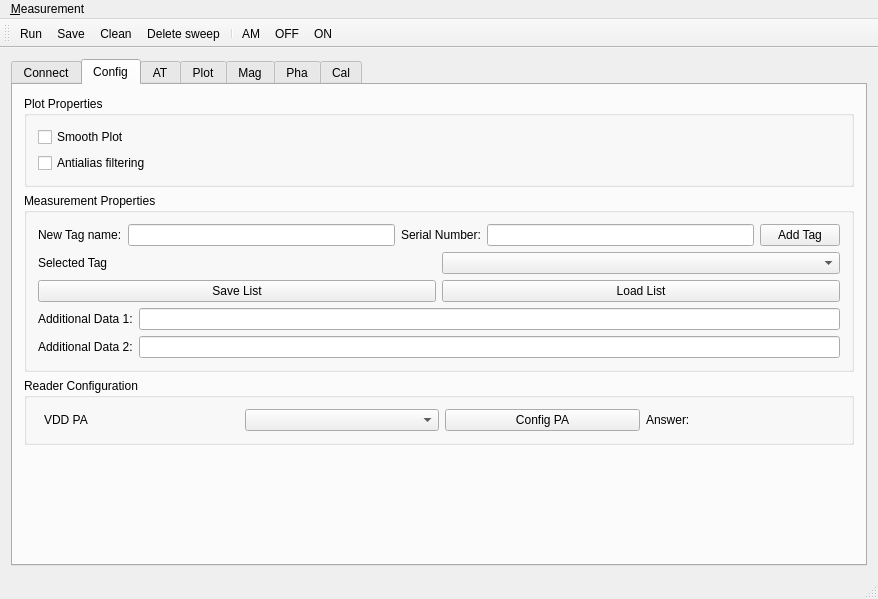
<?xml version="1.0" encoding="UTF-8"?>
<ui version="4.0">
 <class>MainWindow</class>
 <widget class="QMainWindow" name="MainWindow">
  <property name="geometry">
   <rect>
    <x>0</x>
    <y>0</y>
    <width>878</width>
    <height>599</height>
   </rect>
  </property>
  <property name="windowTitle">
   <string>Nanonets2Sense</string>
  </property>
  <widget class="QWidget" name="centralWidget">
   <layout class="QGridLayout" name="gridLayout">
    <item row="0" column="0">
     <layout class="QVBoxLayout" name="verticalLayout">
      <item>
       <widget class="QTabWidget" name="tabWidget">
        <property name="currentIndex">
         <number>1</number>
        </property>
        <widget class="QWidget" name="Connect">
         <attribute name="title">
          <string>Connect</string>
         </attribute>
         <layout class="QGridLayout" name="gridLayout_3">
          <item row="0" column="0">
           <widget class="QGroupBox" name="groupBoxWirelessInterface">
            <property name="title">
             <string>Wireless interface:</string>
            </property>
            <layout class="QGridLayout" name="gridLayout_2">
             <item row="0" column="0">
              <layout class="QGridLayout" name="gridLayout_4">
               <item row="1" column="0">
                <widget class="QPushButton" name="pushButtonBTdiscoverDevices">
                 <property name="text">
                  <string>Discover BT</string>
                 </property>
                </widget>
               </item>
               <item row="0" column="2">
                <widget class="QRadioButton" name="radioButtonWiFi">
                 <property name="text">
                  <string>WiFi</string>
                 </property>
                </widget>
               </item>
               <item row="3" column="0">
                <widget class="QLabel" name="labelBTstatus">
                 <property name="text">
                  <string>Status:</string>
                 </property>
                </widget>
               </item>
               <item row="0" column="0">
                <widget class="QRadioButton" name="radioButtonBT">
                 <property name="text">
                  <string>Bluetooth</string>
                 </property>
                 <property name="checked">
                  <bool>true</bool>
                 </property>
                </widget>
               </item>
               <item row="2" column="0">
                <widget class="QComboBox" name="comboBoxBTdevices"/>
               </item>
               <item row="5" column="0">
                <widget class="QPushButton" name="pushButtonBTconnect">
                 <property name="text">
                  <string>Connect BT</string>
                 </property>
                </widget>
               </item>
               <item row="1" column="2">
                <layout class="QHBoxLayout" name="horizontalLayout_3">
                 <item>
                  <widget class="QLabel" name="label">
                   <property name="text">
                    <string>IP Address:</string>
                   </property>
                  </widget>
                 </item>
                 <item>
                  <widget class="QLineEdit" name="lineEditWiFiAddress">
                   <property name="sizePolicy">
                    <sizepolicy hsizetype="Preferred" vsizetype="Fixed">
                     <horstretch>0</horstretch>
                     <verstretch>0</verstretch>
                    </sizepolicy>
                   </property>
                  </widget>
                 </item>
                </layout>
               </item>
               <item row="5" column="2">
                <widget class="QPushButton" name="pushButtonWiFiConnect">
                 <property name="text">
                  <string>Connect WiFi</string>
                 </property>
                </widget>
               </item>
               <item row="3" column="2">
                <widget class="QLabel" name="labelWiFiStatus">
                 <property name="text">
                  <string>Status:</string>
                 </property>
                </widget>
               </item>
               <item row="2" column="2">
                <layout class="QHBoxLayout" name="horizontalLayout_4">
                 <item>
                  <widget class="QLabel" name="labelWiFiPort">
                   <property name="text">
                    <string>Port:</string>
                   </property>
                  </widget>
                 </item>
                 <item>
                  <widget class="QLineEdit" name="lineEditWiFiPort">
                   <property name="sizePolicy">
                    <sizepolicy hsizetype="Minimum" vsizetype="Fixed">
                     <horstretch>0</horstretch>
                     <verstretch>0</verstretch>
                    </sizepolicy>
                   </property>
                  </widget>
                 </item>
                </layout>
               </item>
               <item row="6" column="2">
                <widget class="QPushButton" name="pushButtonWiFiDisconnect">
                 <property name="text">
                  <string>Disconnect WiFi</string>
                 </property>
                </widget>
               </item>
               <item row="6" column="0">
                <widget class="QPushButton" name="pushButtonBTdisconnect">
                 <property name="text">
                  <string>Disconnect BT</string>
                 </property>
                </widget>
               </item>
              </layout>
             </item>
            </layout>
           </widget>
          </item>
         </layout>
        </widget>
        <widget class="QWidget" name="tab_3">
         <attribute name="title">
          <string>Config</string>
         </attribute>
         <layout class="QGridLayout" name="gridLayout_7">
          <item row="0" column="0">
           <layout class="QVBoxLayout" name="verticalLayout_4">
            <item>
             <widget class="QGroupBox" name="groupBox">
              <property name="title">
               <string>Plot Properties</string>
              </property>
              <layout class="QGridLayout" name="gridLayout_9">
               <item row="0" column="0">
                <widget class="QCheckBox" name="checkBoxConfigSmoothPlot">
                 <property name="text">
                  <string>Smooth Plot</string>
                 </property>
                </widget>
               </item>
               <item row="1" column="0">
                <widget class="QCheckBox" name="checkBoxConfigAntialias">
                 <property name="text">
                  <string>Antialias filtering</string>
                 </property>
                </widget>
               </item>
              </layout>
             </widget>
            </item>
            <item>
             <widget class="QGroupBox" name="groupBox_2">
              <property name="title">
               <string>Measurement Properties</string>
              </property>
              <layout class="QGridLayout" name="gridLayout_10">
               <item row="9" column="0">
                <layout class="QHBoxLayout" name="horizontalLayout_9">
                 <item>
                  <widget class="QLabel" name="label_11">
                   <property name="text">
                    <string>Additional Data 2:</string>
                   </property>
                  </widget>
                 </item>
                 <item>
                  <widget class="QLineEdit" name="lineEditAdditionalData2"/>
                 </item>
                </layout>
               </item>
               <item row="3" column="0">
                <layout class="QHBoxLayout" name="horizontalLayout_10">
                 <item>
                  <widget class="QLabel" name="label_9">
                   <property name="text">
                    <string>Additional Data 1:</string>
                   </property>
                  </widget>
                 </item>
                 <item>
                  <widget class="QLineEdit" name="lineEditAdditionalData1"/>
                 </item>
                </layout>
               </item>
               <item row="1" column="0">
                <layout class="QHBoxLayout" name="horizontalLayout_8">
                 <item>
                  <widget class="QLabel" name="label_8">
                   <property name="text">
                    <string>Selected Tag</string>
                   </property>
                  </widget>
                 </item>
                 <item>
                  <widget class="QComboBox" name="comboBoxTagSelect"/>
                 </item>
                </layout>
               </item>
               <item row="0" column="0">
                <layout class="QHBoxLayout" name="horizontalLayout_6">
                 <item>
                  <widget class="QLabel" name="label_7">
                   <property name="text">
                    <string>New Tag name:</string>
                   </property>
                  </widget>
                 </item>
                 <item>
                  <widget class="QLineEdit" name="lineEditTagName"/>
                 </item>
                 <item>
                  <widget class="QLabel" name="label_12">
                   <property name="text">
                    <string>Serial Number:</string>
                   </property>
                  </widget>
                 </item>
                 <item>
                  <widget class="QLineEdit" name="lineEditSerialNumber"/>
                 </item>
                 <item>
                  <widget class="QPushButton" name="pushButtonAddTag">
                   <property name="text">
                    <string>Add Tag</string>
                   </property>
                  </widget>
                 </item>
                </layout>
               </item>
               <item row="2" column="0">
                <layout class="QHBoxLayout" name="horizontalLayout_7">
                 <item>
                  <widget class="QPushButton" name="pushButtonSaveTag">
                   <property name="text">
                    <string>Save List</string>
                   </property>
                  </widget>
                 </item>
                 <item>
                  <widget class="QPushButton" name="pushButtonLoadTag">
                   <property name="text">
                    <string>Load List</string>
                   </property>
                  </widget>
                 </item>
                </layout>
               </item>
              </layout>
             </widget>
            </item>
            <item>
             <widget class="QGroupBox" name="groupBox_3">
              <property name="title">
               <string>Reader Configuration</string>
              </property>
              <layout class="QFormLayout" name="formLayout">
               <item row="1" column="1">
                <layout class="QHBoxLayout" name="horizontalLayout_11">
                 <item>
                  <widget class="QLabel" name="label_10">
                   <property name="text">
                    <string>VDD PA</string>
                   </property>
                  </widget>
                 </item>
                 <item>
                  <widget class="QComboBox" name="comboBoxPA_config"/>
                 </item>
                 <item>
                  <widget class="QPushButton" name="pushButtonPA_Config">
                   <property name="text">
                    <string>Config PA</string>
                   </property>
                  </widget>
                 </item>
                 <item>
                  <widget class="QLabel" name="label_PA_Config">
                   <property name="text">
                    <string>Answer: </string>
                   </property>
                  </widget>
                 </item>
                </layout>
               </item>
              </layout>
             </widget>
            </item>
            <item>
             <spacer name="verticalSpacer">
              <property name="orientation">
               <enum>Qt::Vertical</enum>
              </property>
              <property name="sizeHint" stdset="0">
               <size>
                <width>20</width>
                <height>40</height>
               </size>
              </property>
             </spacer>
            </item>
           </layout>
          </item>
         </layout>
        </widget>
        <widget class="QWidget" name="tab_2">
         <attribute name="title">
          <string>AT</string>
         </attribute>
         <layout class="QGridLayout" name="gridLayout_5">
          <item row="0" column="0">
           <layout class="QVBoxLayout" name="verticalLayout_2">
            <item>
             <layout class="QHBoxLayout" name="horizontalLayout">
              <item>
               <widget class="QLineEdit" name="lineEditAT"/>
              </item>
              <item>
               <widget class="QPushButton" name="pushButtonATSend">
                <property name="text">
                 <string>Send</string>
                </property>
               </widget>
              </item>
             </layout>
            </item>
           </layout>
          </item>
          <item row="1" column="0">
           <widget class="QPlainTextEdit" name="plainTextEditAT"/>
          </item>
         </layout>
        </widget>
        <widget class="QWidget" name="tab">
         <attribute name="title">
          <string>Plot</string>
         </attribute>
         <layout class="QGridLayout" name="gridLayout_6">
          <item row="0" column="0">
           <layout class="QVBoxLayout" name="verticalLayout_3">
            <item>
             <layout class="QHBoxLayout" name="horizontalLayout_2"/>
            </item>
           </layout>
          </item>
         </layout>
        </widget>
        <widget class="QWidget" name="tab_4">
         <attribute name="title">
          <string>Mag</string>
         </attribute>
         <layout class="QGridLayout" name="gridLayout_11">
          <item row="0" column="0">
           <layout class="QVBoxLayout" name="verticalLayout_6">
            <item>
             <widget class="QLabel" name="label_2">
              <property name="text">
               <string>Magnitude Measurements</string>
              </property>
             </widget>
            </item>
            <item>
             <widget class="QTableView" name="tableViewMag"/>
            </item>
            <item>
             <widget class="QLabel" name="label_3">
              <property name="text">
               <string>Average and Standard deviation (%)</string>
              </property>
             </widget>
            </item>
            <item>
             <widget class="QTableView" name="tableViewMagStat">
              <property name="sizePolicy">
               <sizepolicy hsizetype="Expanding" vsizetype="Expanding">
                <horstretch>0</horstretch>
                <verstretch>0</verstretch>
               </sizepolicy>
              </property>
              <property name="baseSize">
               <size>
                <width>0</width>
                <height>0</height>
               </size>
              </property>
             </widget>
            </item>
           </layout>
          </item>
         </layout>
        </widget>
        <widget class="QWidget" name="tab_5">
         <attribute name="title">
          <string>Pha</string>
         </attribute>
         <layout class="QGridLayout" name="gridLayout_12">
          <item row="0" column="0">
           <layout class="QVBoxLayout" name="verticalLayout_7">
            <item>
             <widget class="QLabel" name="label_4">
              <property name="text">
               <string>Phase Measurements</string>
              </property>
             </widget>
            </item>
            <item>
             <widget class="QTableView" name="tableViewPha"/>
            </item>
            <item>
             <widget class="QLabel" name="label_5">
              <property name="text">
               <string>Average and Standard deviation (degree)</string>
              </property>
             </widget>
            </item>
            <item>
             <widget class="QTableView" name="tableViewPhaStat"/>
            </item>
           </layout>
          </item>
         </layout>
        </widget>
        <widget class="QWidget" name="tab_6">
         <attribute name="title">
          <string>Cal</string>
         </attribute>
         <layout class="QGridLayout" name="gridLayout_8">
          <item row="1" column="0">
           <widget class="QTableView" name="tableViewCalibration"/>
          </item>
          <item row="0" column="0">
           <layout class="QVBoxLayout" name="verticalLayout_5">
            <item>
             <widget class="QCheckBox" name="checkBoxGainCalibration">
              <property name="text">
               <string>Enable Gain calibration</string>
              </property>
             </widget>
            </item>
            <item>
             <widget class="QLabel" name="label_6">
              <property name="text">
               <string>Calibration table for 1 kOhm reference</string>
              </property>
             </widget>
            </item>
            <item>
             <layout class="QHBoxLayout" name="horizontalLayout_5">
              <item>
               <widget class="QPushButton" name="pushButtonGenerateCalibration">
                <property name="text">
                 <string>Generate Calibration coeff.</string>
                </property>
               </widget>
              </item>
              <item>
               <widget class="QPushButton" name="pushButtonOpenCalFile">
                <property name="text">
                 <string>Open Cal. File</string>
                </property>
               </widget>
              </item>
              <item>
               <widget class="QPushButton" name="pushButtonSaveCalFile">
                <property name="text">
                 <string>Save Cal. File</string>
                </property>
               </widget>
              </item>
             </layout>
            </item>
           </layout>
          </item>
         </layout>
        </widget>
       </widget>
      </item>
     </layout>
    </item>
   </layout>
  </widget>
  <widget class="QMenuBar" name="menuBar">
   <property name="geometry">
    <rect>
     <x>0</x>
     <y>0</y>
     <width>878</width>
     <height>22</height>
    </rect>
   </property>
   <widget class="QMenu" name="menu_Measurement">
    <property name="title">
     <string>&amp;Measurement</string>
    </property>
    <addaction name="action_Run"/>
    <addaction name="action_Save"/>
    <addaction name="action_Clean"/>
    <addaction name="action_Delete_sweep"/>
    <addaction name="actionRun_Timer"/>
   </widget>
   <addaction name="menu_Measurement"/>
  </widget>
  <widget class="QToolBar" name="mainToolBar">
   <attribute name="toolBarArea">
    <enum>TopToolBarArea</enum>
   </attribute>
   <attribute name="toolBarBreak">
    <bool>false</bool>
   </attribute>
   <addaction name="action_Run"/>
   <addaction name="action_Save"/>
   <addaction name="action_Clean"/>
   <addaction name="action_Delete_sweep"/>
   <addaction name="separator"/>
   <addaction name="actionAM"/>
   <addaction name="actionOFF"/>
   <addaction name="actionON"/>
  </widget>
  <widget class="QStatusBar" name="statusBar"/>
  <action name="action_Run">
   <property name="icon">
    <iconset resource="images.qrc">
     <normaloff>:/images/images/Button-Play-icon.png</normaloff>:/images/images/Button-Play-icon.png</iconset>
   </property>
   <property name="text">
    <string>&amp;Run</string>
   </property>
   <property name="shortcut">
    <string>Ctrl+R</string>
   </property>
  </action>
  <action name="action_Save">
   <property name="icon">
    <iconset resource="images.qrc">
     <normaloff>:/images/images/Save-icon.png</normaloff>:/images/images/Save-icon.png</iconset>
   </property>
   <property name="text">
    <string>&amp;Save </string>
   </property>
   <property name="shortcut">
    <string>Ctrl+S</string>
   </property>
  </action>
  <action name="action_Clean">
   <property name="icon">
    <iconset resource="images.qrc">
     <normaloff>:/images/images/Clean-icon.png</normaloff>:/images/images/Clean-icon.png</iconset>
   </property>
   <property name="text">
    <string>&amp;Clean</string>
   </property>
   <property name="shortcut">
    <string>Ctrl+C</string>
   </property>
  </action>
  <action name="action_Delete_sweep">
   <property name="icon">
    <iconset resource="images.qrc">
     <normaloff>:/images/images/Delete-icon.png</normaloff>:/images/images/Delete-icon.png</iconset>
   </property>
   <property name="text">
    <string>&amp;Delete sweep</string>
   </property>
   <property name="shortcut">
    <string>Del</string>
   </property>
  </action>
  <action name="action0V90">
   <property name="text">
    <string>0V90</string>
   </property>
  </action>
  <action name="actionRun_Timer">
   <property name="text">
    <string>Run &amp;Timer</string>
   </property>
   <property name="shortcut">
    <string>Ctrl+T</string>
   </property>
  </action>
  <action name="actionAM">
   <property name="checkable">
    <bool>true</bool>
   </property>
   <property name="text">
    <string>AM</string>
   </property>
   <property name="toolTip">
    <string>AM</string>
   </property>
  </action>
  <action name="actionOFF">
   <property name="text">
    <string>OFF</string>
   </property>
  </action>
  <action name="actionON">
   <property name="text">
    <string>ON</string>
   </property>
  </action>
 </widget>
 <layoutdefault spacing="6" margin="11"/>
 <tabstops>
  <tabstop>pushButtonBTdiscoverDevices</tabstop>
  <tabstop>comboBoxBTdevices</tabstop>
  <tabstop>pushButtonBTconnect</tabstop>
  <tabstop>lineEditAdditionalData1</tabstop>
  <tabstop>lineEditAdditionalData2</tabstop>
  <tabstop>comboBoxPA_config</tabstop>
  <tabstop>pushButtonPA_Config</tabstop>
  <tabstop>lineEditTagName</tabstop>
  <tabstop>pushButtonAddTag</tabstop>
  <tabstop>pushButtonLoadTag</tabstop>
  <tabstop>comboBoxTagSelect</tabstop>
  <tabstop>pushButtonSaveTag</tabstop>
  <tabstop>lineEditAT</tabstop>
  <tabstop>pushButtonATSend</tabstop>
  <tabstop>checkBoxGainCalibration</tabstop>
  <tabstop>pushButtonGenerateCalibration</tabstop>
  <tabstop>pushButtonOpenCalFile</tabstop>
  <tabstop>pushButtonSaveCalFile</tabstop>
  <tabstop>tableViewCalibration</tabstop>
  <tabstop>radioButtonBT</tabstop>
  <tabstop>lineEditWiFiPort</tabstop>
  <tabstop>pushButtonBTdisconnect</tabstop>
  <tabstop>tableViewMag</tabstop>
  <tabstop>tableViewMagStat</tabstop>
  <tabstop>tableViewPha</tabstop>
  <tabstop>tableViewPhaStat</tabstop>
  <tabstop>pushButtonWiFiDisconnect</tabstop>
  <tabstop>checkBoxConfigSmoothPlot</tabstop>
  <tabstop>radioButtonWiFi</tabstop>
  <tabstop>lineEditWiFiAddress</tabstop>
  <tabstop>tabWidget</tabstop>
  <tabstop>plainTextEditAT</tabstop>
  <tabstop>checkBoxConfigAntialias</tabstop>
  <tabstop>pushButtonWiFiConnect</tabstop>
 </tabstops>
 <resources>
  <include location="images.qrc"/>
 </resources>
 <connections/>
</ui>
